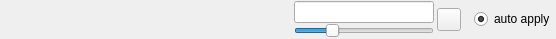
<ui version="4.0" >
 <author></author>
 <comment></comment>
 <exportmacro></exportmacro>
 <class>SliderEditorItem</class>
 <widget class="QWidget" name="SliderEditorItem" >
  <property name="geometry" >
   <rect>
    <x>0</x>
    <y>0</y>
    <width>556</width>
    <height>29</height>
   </rect>
  </property>
  <property name="baseSize" >
   <size>
    <width>100</width>
    <height>20</height>
   </size>
  </property>
  <property name="windowTitle" >
   <string>SliderEditorItem</string>
  </property>
  <layout class="QHBoxLayout" >
   <property name="margin" >
    <number>1</number>
   </property>
   <property name="spacing" >
    <number>3</number>
   </property>
   <item>
    <widget class="QLabel" name="nameLabel" >
     <property name="minimumSize" >
      <size>
       <width>240</width>
       <height>20</height>
      </size>
     </property>
     <property name="maximumSize" >
      <size>
       <width>240</width>
       <height>30</height>
      </size>
     </property>
     <property name="text" >
      <string/>
     </property>
    </widget>
   </item>
   <item>
    <spacer>
     <property name="orientation" >
      <enum>Qt::Horizontal</enum>
     </property>
     <property name="sizeType" >
      <enum>QSizePolicy::MinimumExpanding</enum>
     </property>
     <property name="sizeHint" >
      <size>
       <width>0</width>
       <height>0</height>
      </size>
     </property>
    </spacer>
   </item>
   <item>
    <layout class="QVBoxLayout" >
     <property name="margin" >
      <number>0</number>
     </property>
     <property name="spacing" >
      <number>0</number>
     </property>
     <item>
      <widget class="QLineEdit" name="lineEdit" />
     </item>
     <item>
      <widget class="QSlider" name="slider" >
       <property name="sizePolicy" >
        <sizepolicy>
         <hsizetype>0</hsizetype>
         <vsizetype>0</vsizetype>
         <horstretch>0</horstretch>
         <verstretch>0</verstretch>
        </sizepolicy>
       </property>
       <property name="minimumSize" >
        <size>
         <width>140</width>
         <height>0</height>
        </size>
       </property>
       <property name="maximumSize" >
        <size>
         <width>140</width>
         <height>16777215</height>
        </size>
       </property>
       <property name="maximum" >
        <number>20</number>
       </property>
       <property name="sliderPosition" >
        <number>5</number>
       </property>
       <property name="orientation" >
        <enum>Qt::Horizontal</enum>
       </property>
       <property name="tickPosition" >
        <enum>QSlider::NoTicks</enum>
       </property>
      </widget>
     </item>
    </layout>
   </item>
   <item>
    <widget class="QToolButton" name="tool" >
     <property name="text" >
      <string/>
     </property>
     <property name="icon" >
      <iconset resource="QtAutoGui.qrc" >:/icons/spanner.xbm</iconset>
     </property>
    </widget>
   </item>
   <item>
    <widget class="QLabel" name="labelOk" >
     <property name="text" >
      <string/>
     </property>
     <property name="pixmap" >
      <pixmap resource="QtAutoGui.qrc" >:/icons/tick.xbm</pixmap>
     </property>
    </widget>
   </item>
   <item>
    <widget class="QRadioButton" name="radioButton" >
     <property name="text" >
      <string>auto apply</string>
     </property>
     <property name="checked" >
      <bool>true</bool>
     </property>
    </widget>
   </item>
  </layout>
 </widget>
 <pixmapfunction></pixmapfunction>
 <resources>
  <include location="QtAutoGui.qrc" />
 </resources>
 <connections/>
</ui>
